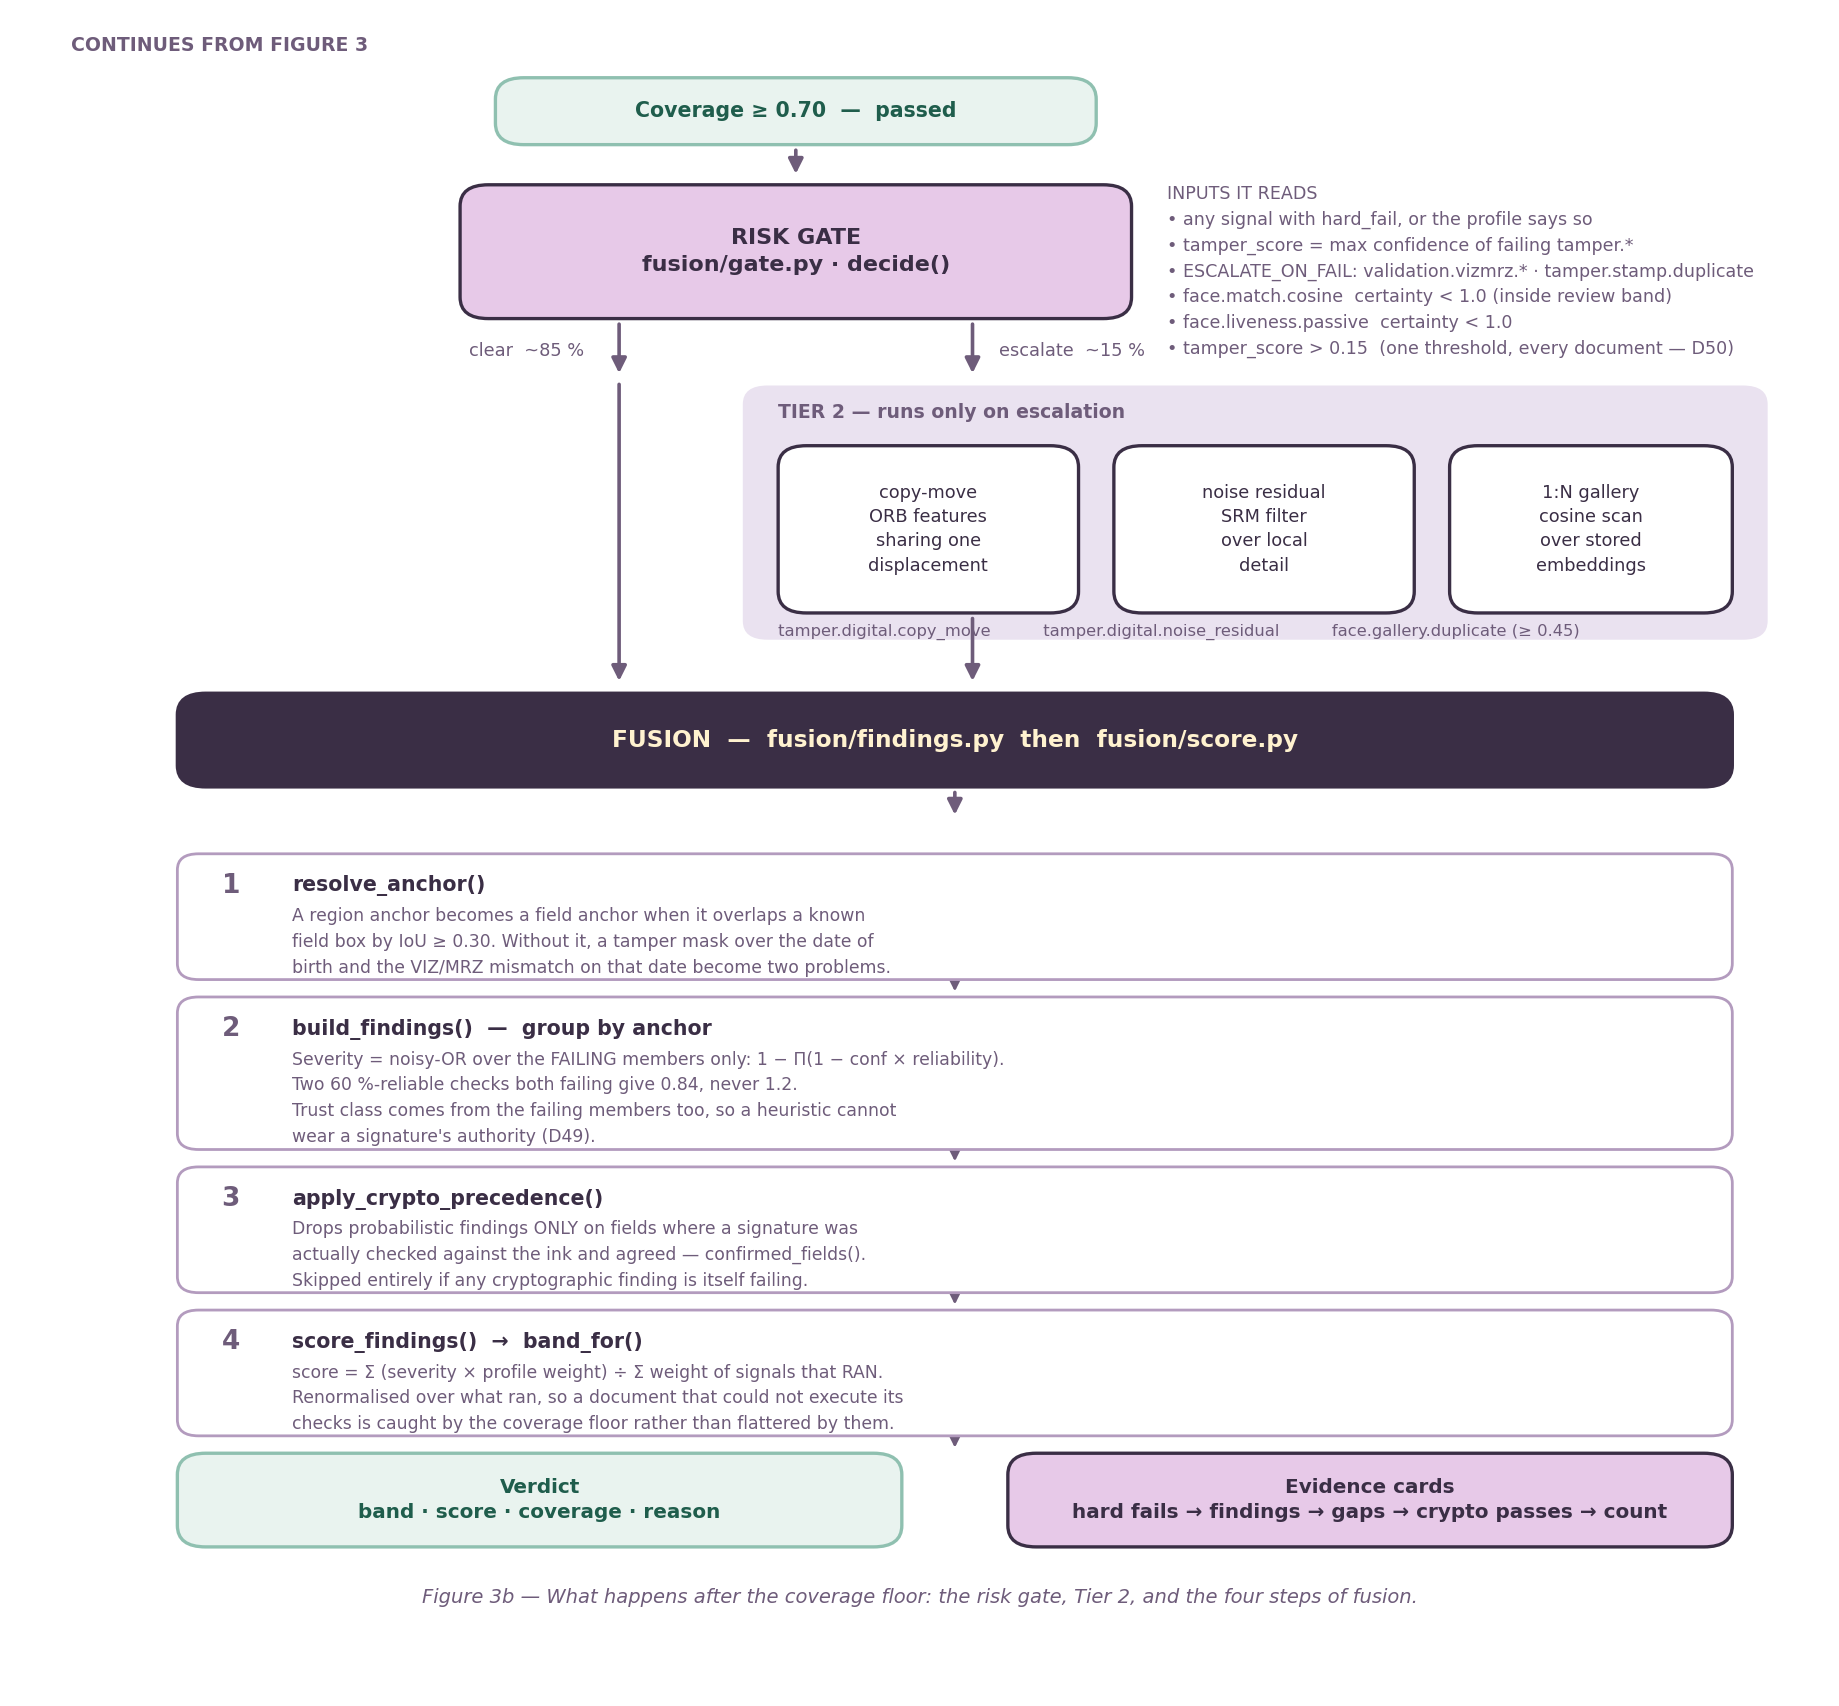

The script that drew this image:
import sys, os; sys.path.insert(0, os.path.dirname(os.path.abspath(__file__)))
from _style import *
from matplotlib.patches import Polygon

fig, ax = canvas(11.4, 10.6, ylo=-22)

def diamond(x, y, w, h, text, size=7.2):
    ax.add_patch(Polygon([[x, y+h/2], [x+w/2, y+h], [x+w, y+h/2], [x+w/2, y]],
                         closed=True, facecolor=GUILLOCHE, edgecolor=INTAGLIO,
                         lw=1.2, zorder=2))
    ax.text(x+w/2, y+h/2, text, ha="center", va="center", fontsize=size,
            color=INTAGLIO, weight="bold", zorder=3)

def note(x, y, lines, colour=IRIS_INK, size=6.3, ha="left"):
    ax.text(x, y, lines, fontsize=size, color=colour, va="top", ha=ha,
            linespacing=1.55, family="DejaVu Sans")

ax.text(2, 99, "CONTINUES FROM FIGURE 3", fontsize=6.8, weight="bold", color=IRIS_INK)
box(ax, 26, 92, 34, 5, "Coverage ≥ 0.70  —  passed", fill="#e9f3ef",
    edge="#8fc0b0", fg=CLEAR, size=7.4, weight="bold")
arrow(ax, 43, 92, 43, 89.4)

# ---- risk gate -----------------------------------------------------------
box(ax, 24, 79, 38, 10, "RISK GATE\nfusion/gate.py · decide()", fill=BLOOM,
    size=8, weight="bold")
note(64, 89,
     "INPUTS IT READS\n"
     "• any signal with hard_fail, or the profile says so\n"
     "• tamper_score = max confidence of failing tamper.*\n"
     "• ESCALATE_ON_FAIL: validation.vizmrz.* · tamper.stamp.duplicate\n"
     "• face.match.cosine  certainty < 1.0 (inside review band)\n"
     "• face.liveness.passive  certainty < 1.0\n"
     "• tamper_score > 0.15  (one threshold, every document — D50)")

arrow(ax, 33, 79, 33, 74.5); ax.text(24.5, 76.2, "clear  ~85 %", fontsize=6.4, color=IRIS_INK)
arrow(ax, 53, 79, 53, 74.5); ax.text(54.5, 76.2, "escalate  ~15 %", fontsize=6.4, color=IRIS_INK)

# ---- tier 2 --------------------------------------------------------------
ax.add_patch(FancyBboxPatch((40, 55), 58, 19, boxstyle="round,pad=0,rounding_size=1.4",
                            linewidth=0, facecolor="#eae2f0", zorder=0))
ax.text(42, 71.6, "TIER 2 — runs only on escalation", fontsize=6.8,
        weight="bold", color=IRIS_INK)
box(ax, 42, 57, 17, 12.5, "copy-move\nORB features\nsharing one\ndisplacement", size=6.4)
box(ax, 61, 57, 17, 12.5, "noise residual\nSRM filter\nover local\ndetail", size=6.4)
box(ax, 80, 57, 16, 12.5, "1:N gallery\ncosine scan\nover stored\nembeddings", size=6.4)
note(42, 56.2, "tamper.digital.copy_move          tamper.digital.noise_residual          face.gallery.duplicate (≥ 0.45)",
     size=5.9)

arrow(ax, 53, 57, 53, 51.5)
arrow(ax, 33, 74.5, 33, 51.5)

# ---- fusion --------------------------------------------------------------
box(ax, 8, 44, 88, 7, "FUSION  —  fusion/findings.py  then  fusion/score.py",
    fill=INTAGLIO, fg=PAPER, size=8.4, weight="bold")
arrow(ax, 52, 44, 52, 41.5)

steps = [
    ("1", "resolve_anchor()",
     "A region anchor becomes a field anchor when it overlaps a known\n"
     "field box by IoU ≥ 0.30. Without it, a tamper mask over the date of\n"
     "birth and the VIZ/MRZ mismatch on that date become two problems."),
    ("2", "build_findings()  —  group by anchor",
     "Severity = noisy-OR over the FAILING members only: 1 − Π(1 − conf × reliability).\n"
     "Two 60 %-reliable checks both failing give 0.84, never 1.2.\n"
     "Trust class comes from the failing members too, so a heuristic cannot\n"
     "wear a signature's authority (D49)."),
    ("3", "apply_crypto_precedence()",
     "Drops probabilistic findings ONLY on fields where a signature was\n"
     "actually checked against the ink and agreed — confirmed_fields().\n"
     "Skipped entirely if any cryptographic finding is itself failing."),
    ("4", "score_findings()  →  band_for()",
     "score = Σ (severity × profile weight) ÷ Σ weight of signals that RAN.\n"
     "Renormalised over what ran, so a document that could not execute its\n"
     "checks is caught by the coverage floor rather than flattered by them."),
]
y = 39
for num, title, body in steps:
    h = 3.4 + 2.0 * (len(body.splitlines()))
    box(ax, 8, y - h, 88, h, "", fill=WHITE, edge=IRIS, lw=1.0, radius=1.2)
    ax.text(10.5, y - 2.4, num, fontsize=9.5, weight="bold", color=IRIS_INK, va="center")
    ax.text(14.5, y - 2.4, title, fontsize=7.4, weight="bold", color=INTAGLIO, va="center")
    note(14.5, y - 4.0, body, colour=IRIS_INK, size=6.2)
    arrow(ax, 52, y - h, 52, y - h - 1.3, lw=1.0)
    y -= h + 1.3

# ---- output --------------------------------------------------------------
box(ax, 8, y - 7.0, 41, 7.0, "Verdict" + chr(10) + "band · score · coverage · reason",
    fill="#e9f3ef", edge="#8fc0b0", fg=CLEAR, size=7.2, weight="bold")
box(ax, 55, y - 7.0, 41, 7.0,
    "Evidence cards" + chr(10) + "hard fails → findings → gaps → crypto passes → count",
    fill=BLOOM, size=7.2, weight="bold")

caption(ax, "Figure 3b — What happens after the coverage floor: the risk gate, Tier 2, and the four steps of fusion.", y=y - 11.5)
save(fig, "fig9_after_coverage.png")
